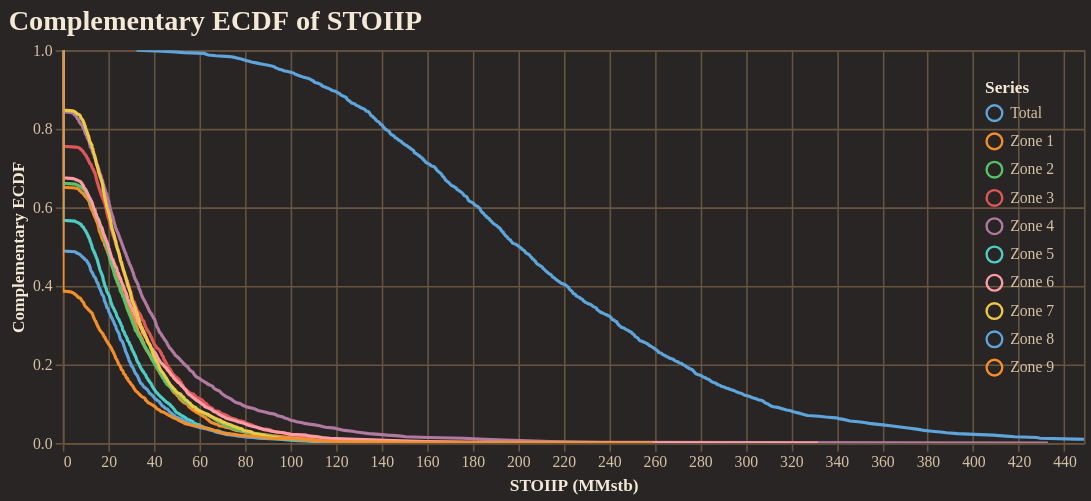

Write notebook code for a chart like this one.
### Code cell
fig = reporter.plotter.prospect_volumetric_ecdf_plot(
    figsize=(650, 250),
    backend=PLOTTING_BACKEND
)
fig.show()

### Figure 1 — Vega-Lite specification as saved in the notebook (floating-point values rounded to 4 significant figures; data arrays with more than 128 entries replaced by an {"elided": "..."} marker saying what was removed)
{"config": {"background": "#292524", "view": {"fill": "#292524", "stroke": "#665340"}, "title": {"color": "#f4e9d7", "font": "Merriweather", "fontSize": 18, "fontWeight": 600, "subtitleColor": "#d5c2a6", "anchor": "start"}, "axis": {"domainColor": "#665340", "gridColor": "#665340", "tickColor": "#665340", "labelColor": "#d5c2a6", "titleColor": "#f4e9d7", "labelFont": "Merriweather", "titleFont": "Merriweather"}, "legend": {"titleColor": "#f4e9d7", "labelColor": "#d5c2a6", "labelFont": "Merriweather", "titleFont": "Merriweather", "orient": "top-right", "symbolType": "circle"}, "header": {"labelColor": "#d5c2a6", "titleColor": "#f4e9d7", "labelFont": "Merriweather", "titleFont": "Merriweather"}, "mark": {"color": "#c78d3b"}, "line": {"color": "#c78d3b"}, "bar": {"color": "#c78d3b"}, "point": {"color": "#ddb06d"}, "area": {"color": "#c78d3b", "opacity": 0.35}, "text": {"color": "#f4e9d7", "font": "Merriweather"}, "range": {"category": ["#5DA5DA", "#F28E2B", "#59C36A", "#E15759", "#B07AA1", "#4ECDC4", "#FF9DA7", "#EDC948"]}}, "layer": [{"mark": {"type": "line", "clip": true, "strokeWidth": 2}, "encoding": {"color": {"field": "series", "title": "Series", "type": "nominal"}, "tooltip": [{"field": "series", "title": "Series", "type": "nominal"}, {"field": "stoiip_mmstb", "format": ",.2f", "title": "STOIIP (MMstb)", "type": "quantitative"}, {"field": "exceedance_probability", "format": ".3f", "title": "Exceedance", "type": "quantitative"}], "x": {"field": "stoiip_mmstb", "title": "STOIIP (MMstb)", "type": "quantitative"}, "y": {"field": "exceedance_probability", "scale": {"domain": [0, 1]}, "title": "Complementary ECDF", "type": "quantitative"}}}], "data": {"name": "data-2a285a64cc7230e41f4cc7f884a55178"}, "encoding": {"x": {"field": "stoiip_mmstb", "scale": {"domain": [0, 448.7]}, "type": "quantitative"}}, "height": 250, "title": "Complementary ECDF of STOIIP", "width": 650, "$schema": "https://vega.github.io/schema/vega-lite/v5.20.1.json", "datasets": {"data-2a285a64cc7230e41f4cc7f884a55178": {"elided": "5000 records"}}}
